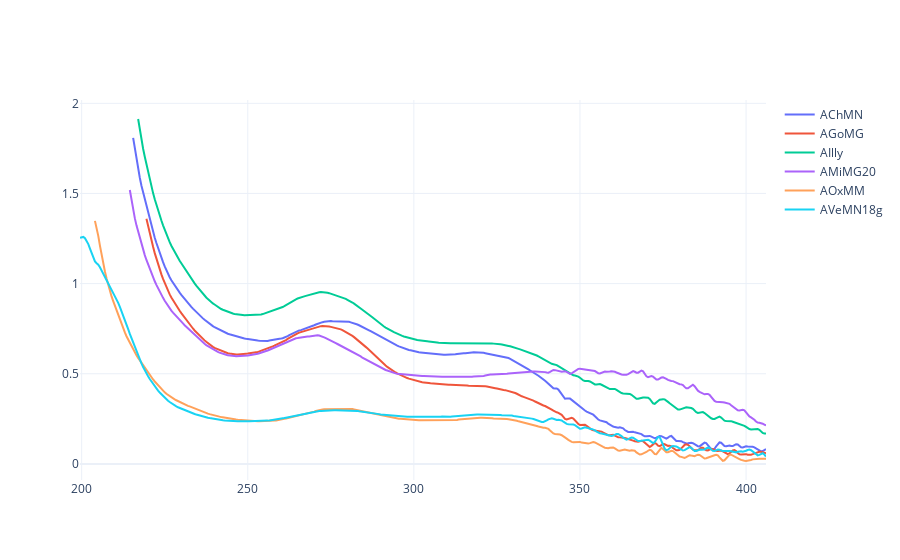

The notebook cell this image was saved under:
### Code cell
import pandas as pd
import numpy as np
import plotly.graph_objects as go
from datetime import datetime

# === Definir archivos cargados manualmente ===
archivos = {
    'AChMN': 'AChMN_matrix.csv',
    'AGoMG': 'AGoMG_matrix.csv',
    'AIlly': 'AIlly_matrix.csv',
    'AMiMG20': 'AMiMG_matrix.csv',
    'AOxMM': 'AOxMM_matrix.csv',
    'AVeMN18g': 'AVeMN_matrix.csv',
}

# === Definir regiones espectrales ===
regiones = {
    '100–200 nm': (100, 200),
    '200–300 nm': (200, 300),
    '300–400 nm': (300, 400),
    '400–500 nm': (400, 500),
    '500–600 nm': (500, 600)
}

# === Inicializar figura con estilo blanco y tabla ===
fig = go.Figure()
fig.update_layout(template="plotly_white")  # <- esta línea cambia el tono visual
metricas = []

# === Procesar cada archivo ===
for nombre, ruta in archivos.items():
    df = pd.read_csv(ruta)
    
    # Detección automática de columnas relevantes
    col_nm = [col for col in df.columns if 'nm' in col.lower()][0]
    col_abs = [col for col in df.columns if col != col_nm][0]

    # Renombrar por consistencia
    df = df[[col_nm, col_abs]].rename(columns={col_nm: 'nm', col_abs: nombre})
    df[nombre] = pd.to_numeric(df[nombre], errors='coerce')

    # Filtrar datos válidos
    datos = df.dropna()
    nm = datos['nm'].values
    absorbancia = datos[nombre].values

    # Agregar curva a la figura
    fig.add_trace(go.Scatter(
        x=nm,
        y=absorbancia,
        mode='lines',
        name=nombre
    ))

    # Calcular métricas
    max_val = np.max(absorbancia)
    min_val = np.min(absorbancia)
    avg = np.mean(absorbancia)
    std = np.std(absorbancia)
    auc = np.trapezoid(absorbancia, nm)
    lambda_max = nm[np.argmax(absorbancia)]
    lambda_min = nm[np.argmin(absorbancia)]

    # Promedios por región
    promedios_regiones = {}
    for region, (a, b) in regiones.items():
        datos_region = datos[(datos['nm'] >= a) & (datos['nm'] <= b)][nombre]
        promedio = np.mean(datos_region) if not datos_region.empty else np.nan
        promedios_regiones[region] = f"{promedio:.4f}" if not np.isnan(promedio) else "—"

    # Guardar métricas
    metricas.append({
        'Muestra': nombre,
        'Máx': round(max_val, 4),
        'Mín': round(min_val, 4),
        'Promedio': round(avg, 4),
        'Desv. Std': round(std, 4),
        'AUC': round(auc, 4),
        'λ máx': round(lambda_max, 2),
        'λ mín': round(lambda_min, 2),
        **promedios_regiones
    })

# === Crear DataFrame de métricas ===
df_metricas = pd.DataFrame(metricas)

# === Generar HTML ===
fecha_actual = datetime.now().strftime('%d-%m-%Y %H:%M:%S')
titulo = "Comparativa de curvas de absorbancia entre muestras de café"
tabla_html = df_metricas.to_html(index=False, justify='center', classes='table table-striped')

html_content = f"""
<html>
<head>
    <meta charset="UTF-8">
    <title>{titulo}</title>
    <style>
        body {{ font-family: Arial, sans-serif; margin: 40px; }}
        h1 {{ color: #333; }}
        .subtitle {{ font-size: 14px; color: gray; }}
        .table {{ width: 100%; border-collapse: collapse; margin-top: 20px; }}
        .table th, .table td {{ border: 1px solid #ddd; padding: 8px; text-align: center; }}
        .table th {{ background-color: #f2f2f2; }}
    </style>
</head>
<body>
    <h1>{titulo}</h1>
    <p class="subtitle"><strong>Fecha:</strong> {fecha_actual}</p>
    {fig.to_html(full_html=False, include_plotlyjs='cdn')}
    <h2>Métricas espectrales por muestra</h2>
    {tabla_html}
</body>
</html>
"""

# Guardar el archivo HTML
with open("reporte_comparativo_absorbancia.html", "w", encoding="utf-8") as f:
    f.write(html_content)

print("✅ Reporte generado: reporte_comparativo_absorbancia.html")


fig.show()

print("Rango de longitudes de onda:", df['nm'].min(), "a", df['nm'].max())

### Figure 1 — Plotly figure (JSON) as saved in the notebook; plotly's stock layout.template omitted (floating-point values rounded to 4 significant figures; data arrays with more than 128 entries replaced by an {"elided": "..."} marker saying what was removed)
{"data": [{"mode": "lines", "name": "AChMN", "type": "scatter", "x": {"elided": "382 float values"}, "y": {"elided": "382 float values"}}, {"mode": "lines", "name": "AGoMG", "type": "scatter", "x": {"elided": "374 float values"}, "y": {"elided": "374 float values"}}, {"mode": "lines", "name": "AIlly", "type": "scatter", "x": {"elided": "379 float values"}, "y": {"elided": "379 float values"}}, {"mode": "lines", "name": "AMiMG20", "type": "scatter", "x": {"elided": "384 float values"}, "y": {"elided": "384 float values"}}, {"mode": "lines", "name": "AOxMM", "type": "scatter", "x": {"elided": "405 float values"}, "y": {"elided": "405 float values"}}, {"mode": "lines", "name": "AVeMN18g", "type": "scatter", "x": {"elided": "414 float values"}, "y": {"elided": "414 float values"}}], "layout": {}}
